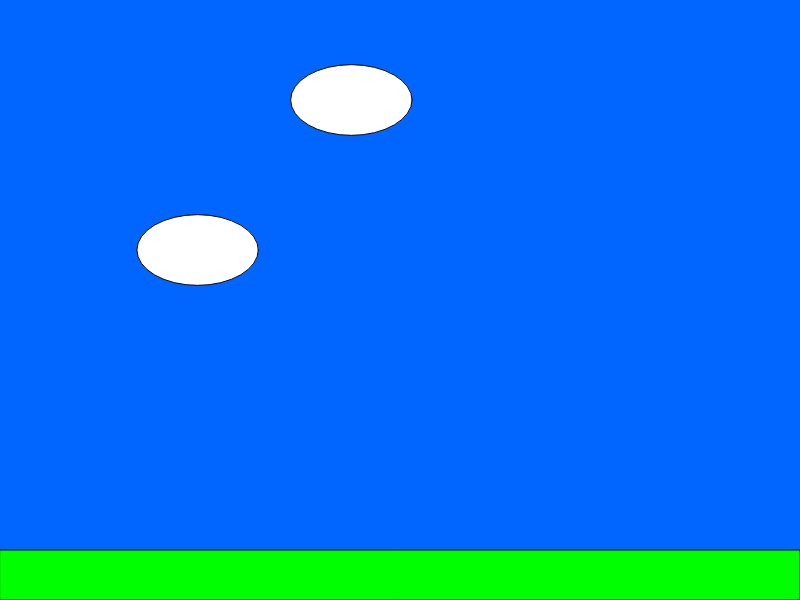
Frame 1 (no input)
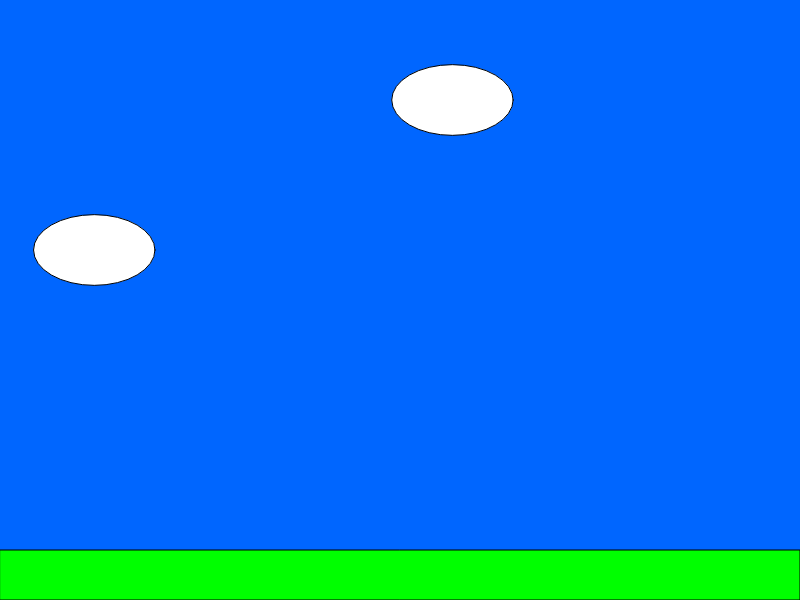
Frame 60 (no input)
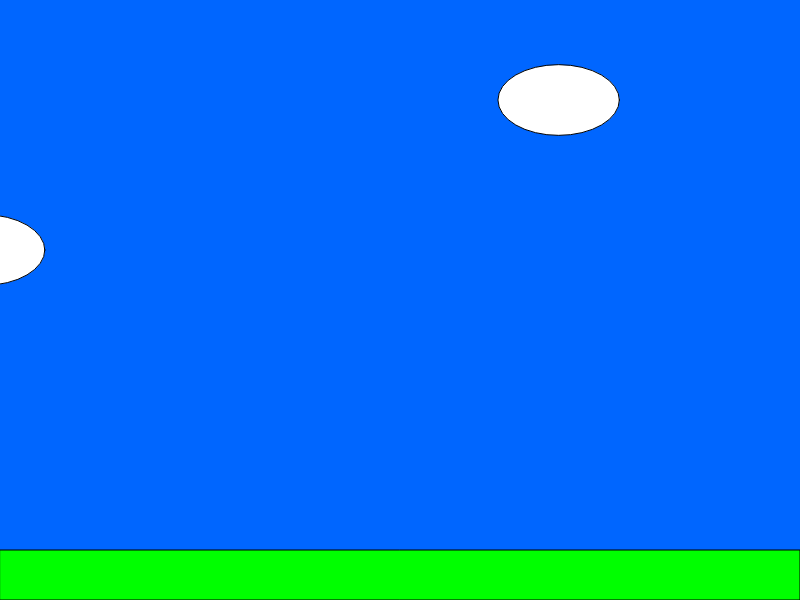
Frame 120 (the mouse pressed at the canvas centre since frame 60)

The p5.js sketch that drew these frames (run headless with seeded random() and noise() and a simulated clock; from frame 60 on, the mouse is pressed at the canvas centre):

// p5.js sketch
// ── sketch.js
// GLOBAL VARIABLES
var SCREEN_WIDTH = 800;
var SCREEN_HEIGHT = 600;
var GROUND = 550;

var cloud1x, cloud1y, cloud2x, cloud2y;
var cloudWidth, cloudHeight;

function setup() {
	// Runs once at the beginning of program.
	createCanvas(SCREEN_WIDTH, SCREEN_HEIGHT);
	
	// Initialize global variables
	cloud1x = 200;
	cloud1y = 250;
	
	cloud2x = 350;
	cloud2y = 100;
	
	cloudWidth = random(50,150);
	cloudHeight = random(50,150);
}

function draw() {
	// Main Program Loop
	
	//LOGIC
   cloud1x -= random(0.5,3);
   cloud2x += random(0.5,3);
   
   if (cloud1x + cloudWidth /2 <0) {
      cloud1x = SCREEN_WIDTH + cloudWidth;
      cloud1y = random(100,500);
      
   }
   if (cloud2x - cloudWidth / 2 > 800) {
      cloud2x = 0 - cloudWidth;
      cloud2y = random(100,500);
   }



	// DRAWING
	background(0, 102, 255); // Blue Sky
	fill(0, 255, 0); // Green
	rect(0, GROUND, SCREEN_WIDTH, SCREEN_HEIGHT - GROUND); // Ground
	fill(255); // White
	ellipse(cloud1x, cloud1y, cloudWidth, cloudHeight); // Cloud #1
	ellipse(cloud2x, cloud2y, cloudWidth, cloudHeight); // Cloud #2
	
}
